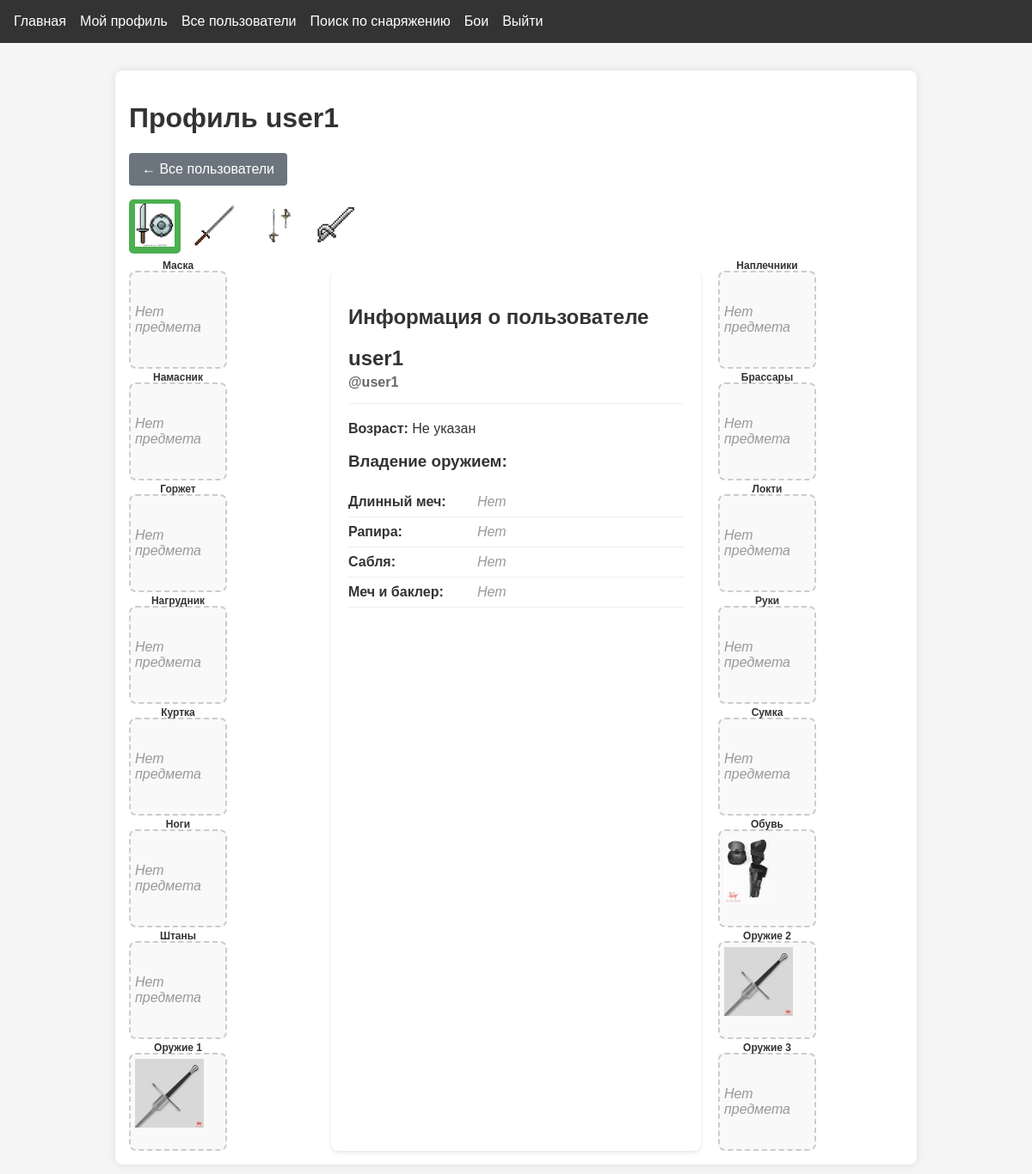
Page /profile/user1 (signed in) on the earlier database version.
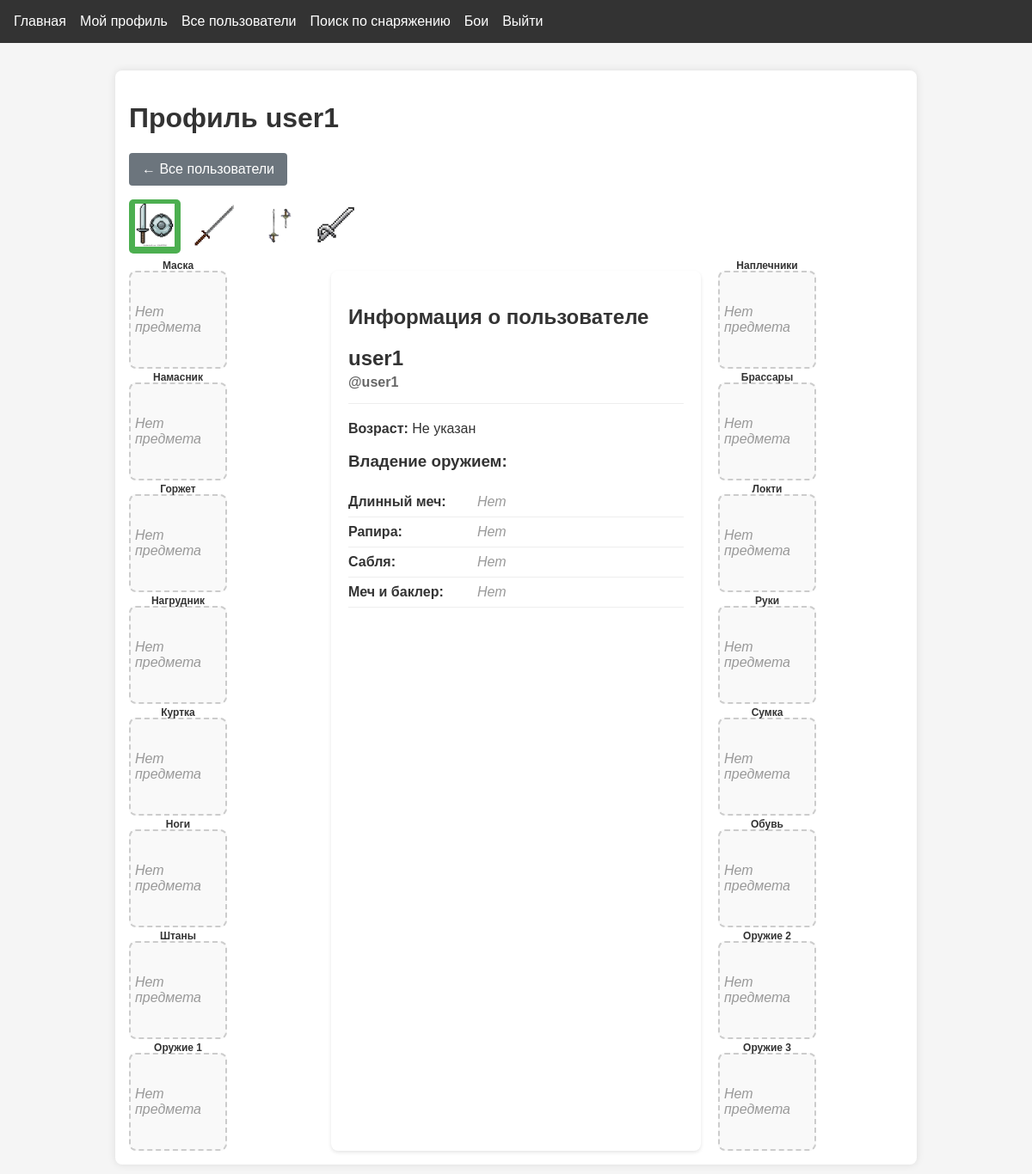
Same page on the later database version.
### app.py (models this page shows)
class InventoryItem(db.Model):
    id = db.Column(db.Integer, primary_key=True)
    user_id = db.Column(db.Integer, db.ForeignKey("user.id"), nullable=False)
    model = db.Column(db.String(20), default="none")  # изготовитель
    model_site = db.Column(db.Text)  # ссылка на изготовителя
    weapon_class = db.Column(db.String(20), default="all")  # 'all' или конкретный класс
    item_type = db.Column(db.String(20), nullable=False)
    image_paths = db.Column(db.Text)
    description = db.Column(db.Text)
    pros = db.Column(db.Text)
    cons = db.Column(db.Text)
    rating = db.Column(db.Integer)
    weight = db.Column(db.Float)  # вес
    length = db.Column(db.Float)  # длина
    balance_point = db.Column(db.Float)  # точка баланса
    point_perimeter = db.Column(db.Float)  # периметр пунты
    stiffness = db.Column(db.Float)  # жесткость

### app.py (the view)
@app.route("/profile/<username>")
@login_required
def view_profile(username):
    viewed_user = User.query.filter_by(username=username).first_or_404()
    weapon_class = request.args.get("weapon_class", viewed_user.weapon_class)
    items = (
        InventoryItem.query.filter_by(user_id=viewed_user.id)
        .filter(
            (InventoryItem.weapon_class == weapon_class)
            | (InventoryItem.weapon_class == "all")
        )
        .all()
    )
    weapon_data = []
    today = date.today()
    weapons = [
        ("longsword", "Длинный меч"),
        ("rapier", "Рапира"),
        ("sabre", "Сабля"),
        ("sword_buckler", "Меч и баклер"),
    ]
    for field, name in weapons:
        has_weapon = getattr(viewed_user, f"has_{field}")
        since_date = getattr(viewed_user, f"{field}_since")
        experience = None
        if has_weapon and since_date:
            delta = relativedelta(today, since_date)
            experience = {"years": delta.years, "months": delta.months}
        weapon_data.append(
            {
                "name": name,
                "field": field,
                "has": has_weapon,
                "since": since_date,
                "experience": experience,
            }
        )
    inventory = {
        "gorget": next((i for i in items if i.item_type == "gorget"), None),
        "lokti": next((i for i in items if i.item_type == "lokti"), None),
        "bag": next((i for i in items if i.item_type == "bag"), None),
        "namasnik": next((i for i in items if i.item_type == "namasnik"), None),
        "head": next((i for i in items if i.item_type == "head"), None),
        "naplech": next((i for i in items if i.item_type == "naplech"), None),
        "sword1": next((i for i in items if i.item_type == "sword1"), None),
        "sword2": next((i for i in items if i.item_type == "sword2"), None),
        "sword3": next((i for i in items if i.item_type == "sword3"), None),
        "sht": next((i for i in items if i.item_type == "sht"), None),
        "torso": next((i for i in items if i.item_type == "torso"), None),
        "ng": next((i for i in items if i.item_type == "ng"), None),
        "brass": next((i for i in items if i.item_type == "brass"), None),
        "gloves": next((i for i in items if i.item_type == "gloves"), None),
        "pants": next((i for i in items if i.item_type == "pants"), None),
        "shoes": next((i for i in items if i.item_type == "shoes"), None),
    }
    is_owner = current_user.is_authenticated and current_user.id == viewed_user.id
    return render_template(
        "profile.html",
        inventory=inventory,
        viewed_user=viewed_user,
        is_owner=is_owner,
        current_weapon_class=weapon_class,
        weapon_data=weapon_data,
        datetime=datetime,  # передаем модуль datetime для шаблона
    )

### app.py (called while the page is built)
@login_manager.user_loader
def load_user(user_id):
    return User.query.get(int(user_id))

### templates/profile.html (shortened to what the changed rows need)
{% extends "base.html" %}
{% block content %}
<div class="profile-container">
    <h1>Профиль {{ viewed_user.username }}</h1>
<div class="profile-layout">
    <div class="inventory-column left-column">
    <div class="inventory-grid">
        <div class="inventory-cell sword1-cell" onclick="showTooltip(event)">
            <div class="cell-label">Оружие 1</div>
            {% if inventory.sword1 %}
                <div class="item-container">
					<img src="{{ url_for('static', filename='uploads/' + inventory.sword1.image_paths.split(',')[0]) if inventory.sword1.image_paths else '' }}"
                 alt="Оружие 1"
                 data-description="{{ inventory.sword1.description }}"
                 data-pros="{{ inventory.sword1.pros }}"
                 data-cons="{{ inventory.sword1.cons }}"
                 data-model="{{ inventory.sword1.model }}"
                 data-rating="{{ inventory.sword1.rating }}"
                 data-images="{{ inventory.sword1.image_paths if inventory.sword1.image_paths else '' }}"
                 data-weight="{{ inventory.sword1.weight }}"
                 data-length="{{ inventory.sword1.length }}"
                 data-balance-point="{{ inventory.sword1.balance_point }}"
                 data-point-perimeter="{{ inventory.sword1.point_perimeter }}"
                 data-stiffness="{{ inventory.sword1.stiffness }}">
                </div>
            {% else %}
                {% if is_owner %}
                    <a href="{{ url_for('upload', item_type='sword1', weapon_class=current_weapon_class) }}" class="add-item">+</a>
                {% else %}
                    <div class="empty-slot">Нет предмета</div>
                {% endif %}
            {% endif %}
        </div>
    </div>
</div>
        <div class="profile-info">
            <h2>Информация о пользователе</h2>
            <div class="user-header">
                <h2>{% if viewed_user.real_name %}{{ viewed_user.real_name }}{% else %}{{ viewed_user.username }}{% endif %}</h2>
            </div>
        </div>
        <div class="inventory-column right-column">
            <div class="inventory-grid">
        <div class="inventory-cell sword2-cell" onclick="showTooltip(event)">
            <div class="cell-label">Оружие 2</div>
            {% if inventory.sword2 %}
                <div class="item-container">
                    <img src="{{ url_for('static', filename='uploads/' + inventory.sword2.image_paths.split(',')[0]) if inventory.sword2.image_paths else '' }}"
     alt="Оружие 2"
     data-description="{{ inventory.sword2.description }}"
     data-pros="{{ inventory.sword2.pros }}"
     data-cons="{{ inventory.sword2.cons }}"
     data-model="{{ inventory.sword2.model }}"
     data-rating="{{ inventory.sword2.rating }}"
     data-images="{{ inventory.sword2.image_paths if inventory.sword2.image_paths else '' }}"
     data-weight="{{ inventory.sword2.weight }}"
     data-length="{{ inventory.sword2.length }}"
     data-balance-point="{{ inventory.sword2.balance_point }}"
     data-point-perimeter="{{ inventory.sword2.point_perimeter }}"
     data-stiffness="{{ inventory.sword2.stiffness }}">
                </div>
            {% else %}
                {% if is_owner %}
                    <a href="{{ url_for('upload', item_type='sword2', weapon_class=current_weapon_class) }}" class="add-item">+</a>
                {% else %}
                    <div class="empty-slot">Нет предмета</div>
                {% endif %}
            {% endif %}
        </div>
        <div class="inventory-cell shoes-cell" onclick="showTooltip(event)">
            <div class="cell-label">Обувь</div>
            {% if inventory.shoes %}
                <div class="item-container">
					<img src="{{ url_for('static', filename='uploads/' + inventory.shoes.image_paths.split(',')[0]) if inventory.shoes.image_paths else '' }}"
                         alt="Обувь"
                         data-description="{{ inventory.shoes.description }}"
                         data-pros="{{ inventory.shoes.pros }}"
                         data-cons="{{ inventory.shoes.cons }}"
                         data-model="{{ inventory.shoes.model }}"
                         data-rating="{{ inventory.shoes.rating }}"
						 data-images="{{ inventory.shoes.image_paths if inventory.shoes.image_paths else '' }}">
                </div>
            {% else %}
                {% if is_owner %}
                    <a href="{{ url_for('upload', item_type='shoes', weapon_class=current_weapon_class) }}" class="add-item">+</a>
                {% else %}
                    <div class="empty-slot">Нет предмета</div>
                {% endif %}
            {% endif %}
        </div>
    </div>
    </div>
    </div>
</div>
{% endblock %}

Differences in the rows shown:
removed InventoryItem: image_paths (picture)
removed InventoryItem: image_paths (picture)
removed InventoryItem: image_paths (picture)
Other differences:
text now shown: "Нет предмета Нет предмета Нет предмета"
